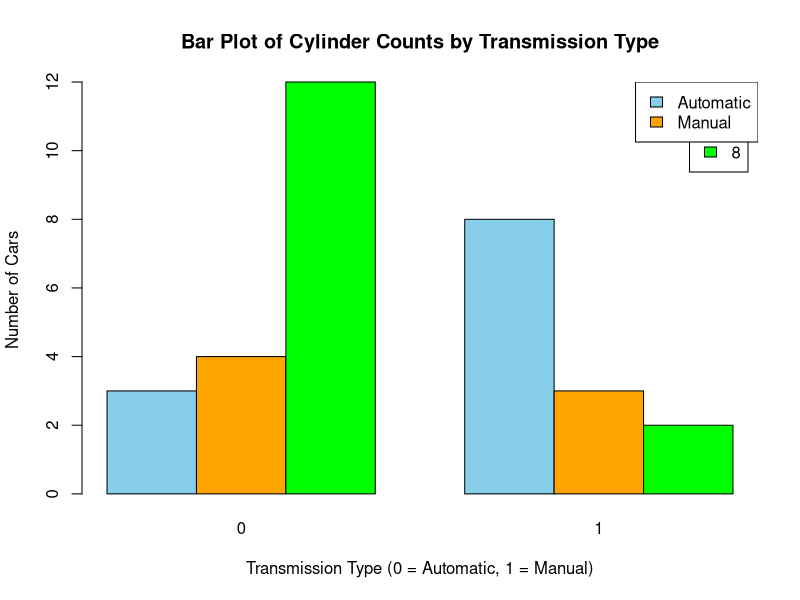

The R source for this figure:
# Load the mtcars dataset (it's built-in)
data(mtcars)

# Open a PNG device to save the plot (optional)
png("barplot_cyl_am.png", width = 1920, height = 1080, res = 300)

# Create a table of counts for cylinders and transmission
cyl_am_table <- table(mtcars$cyl, mtcars$am)

# Create the bar plot
barplot(cyl_am_table, beside = TRUE, 
        col = c("skyblue", "orange", "green"), 
        legend = rownames(cyl_am_table), 
        xlab = "Transmission Type (0 = Automatic, 1 = Manual)", 
        ylab = "Number of Cars", 
        main = "Bar Plot of Cylinder Counts by Transmission Type")

# Add a legend for transmission type
legend("topright", 
       legend = c("Automatic", "Manual"), 
       fill = c("skyblue", "orange"))

# Close the device (if saving to a file)
dev.off()
